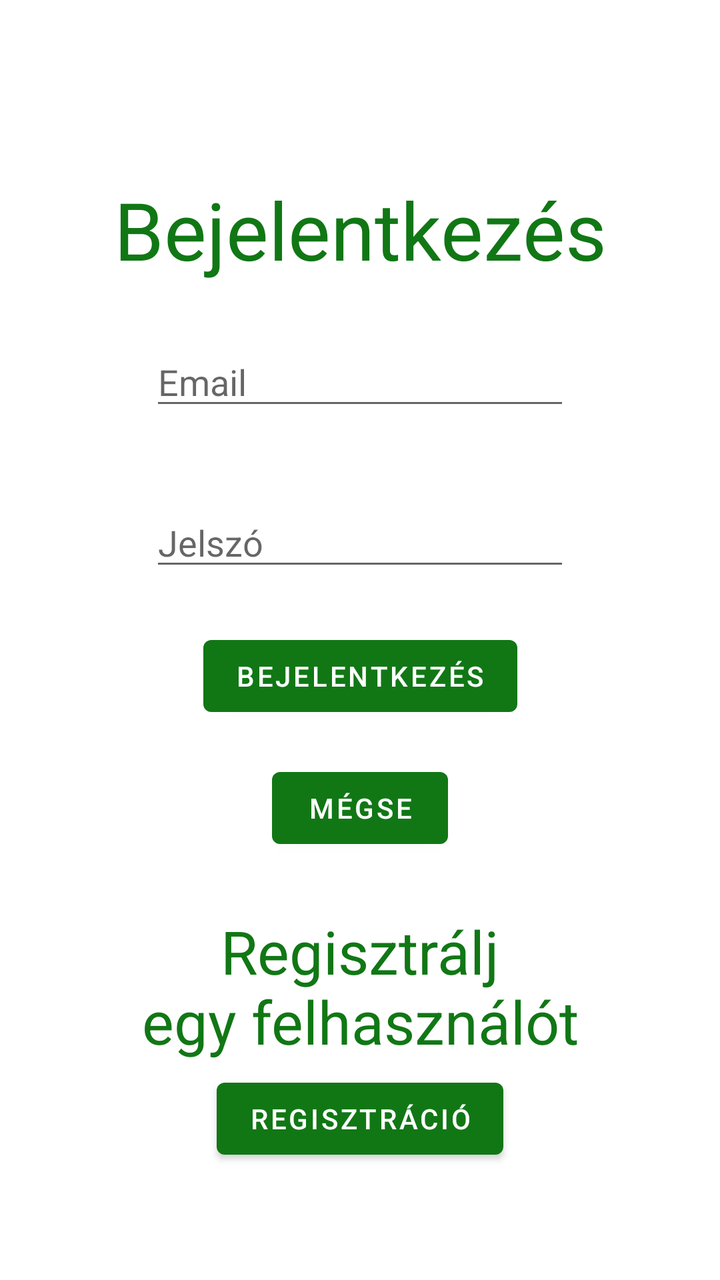
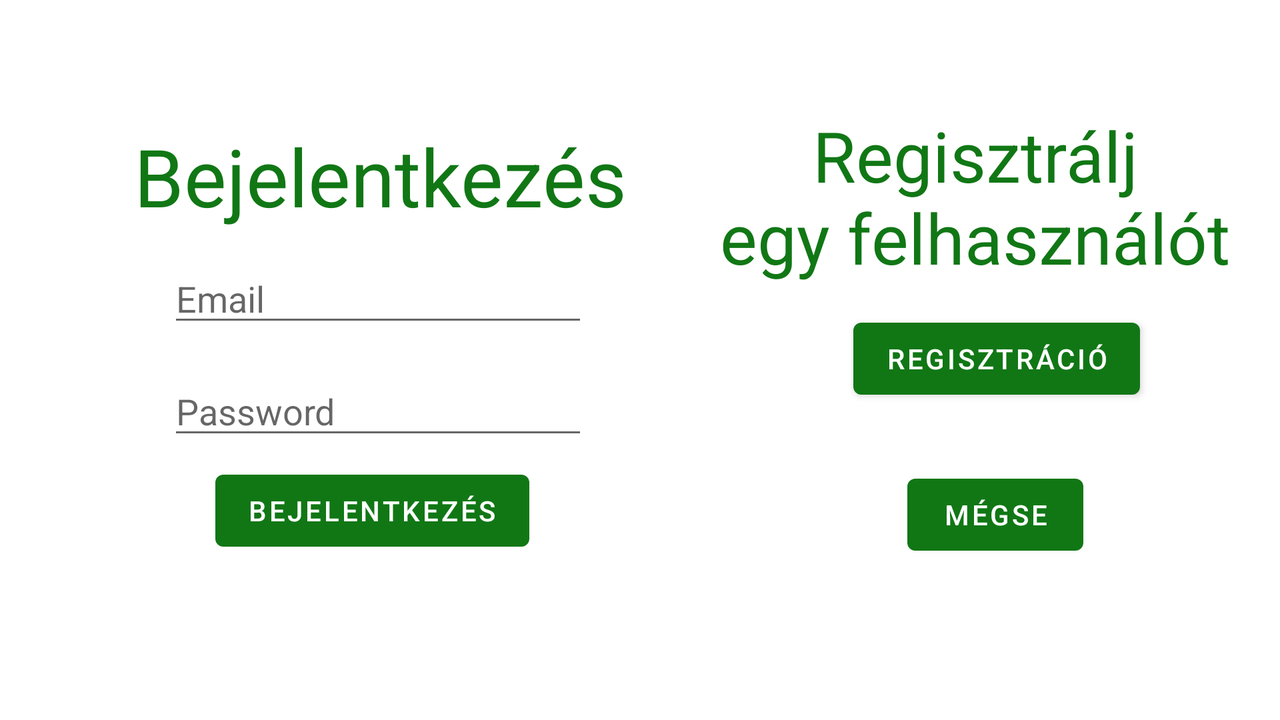

Two renders of one Android screen. The first uses the default layout on a phone; the second uses the alternative layout the repository ships for a different screen configuration, on a matching device. The two XML files are below.
<!-- AndroidManifest.xml: application theme Theme.GardenMania -->
<!-- res/layout/activity_login.xml -->
<?xml version="1.0" encoding="utf-8"?>
<androidx.constraintlayout.widget.ConstraintLayout xmlns:android="http://schemas.android.com/apk/res/android"
    xmlns:app="http://schemas.android.com/apk/res-auto"
    xmlns:tools="http://schemas.android.com/tools"
    android:layout_width="match_parent"
    android:layout_height="match_parent"
    tools:context=".LoginActivity">

    <TextView
        android:id="@+id/loginView"
        android:layout_width="wrap_content"
        android:layout_height="wrap_content"
        android:text="@string/login"
        android:textColor="@color/green"
        android:textSize="40dp"
        app:layout_constraintBottom_toBottomOf="parent"
        app:layout_constraintEnd_toEndOf="parent"
        app:layout_constraintHorizontal_bias="0.5"
        app:layout_constraintStart_toStartOf="parent"
        app:layout_constraintTop_toTopOf="parent"
        app:layout_constraintVertical_bias="0.15" />

    <EditText
        android:id="@+id/emailLogin"
        android:layout_width="wrap_content"
        android:layout_height="wrap_content"
        android:ems="10"
        android:hint="@string/email"
        android:inputType="textEmailAddress"
        app:layout_constraintBottom_toBottomOf="parent"
        app:layout_constraintEnd_toEndOf="parent"
        app:layout_constraintHorizontal_bias="0.5"
        app:layout_constraintStart_toStartOf="parent"
        app:layout_constraintTop_toBottomOf="@+id/loginView"
        app:layout_constraintVertical_bias="0.06" />

    <EditText
        android:id="@+id/passwordLogin"
        android:layout_width="wrap_content"
        android:layout_height="wrap_content"
        android:ems="10"
        android:hint="@string/password"
        android:inputType="textPassword"
        app:layout_constraintBottom_toBottomOf="parent"
        app:layout_constraintEnd_toEndOf="parent"
        app:layout_constraintHorizontal_bias="0.5"
        app:layout_constraintStart_toStartOf="parent"
        app:layout_constraintTop_toBottomOf="@+id/emailLogin"
        app:layout_constraintVertical_bias="0.1" />

    <Button
        android:id="@+id/loginButton"
        android:layout_width="wrap_content"
        android:layout_height="wrap_content"
        android:text="@string/login"
        android:onClick="login"
        app:layout_constraintBottom_toBottomOf="parent"
        app:layout_constraintEnd_toEndOf="parent"
        app:layout_constraintHorizontal_bias="0.5"
        app:layout_constraintStart_toStartOf="parent"
        app:layout_constraintTop_toBottomOf="@+id/passwordLogin"
        app:layout_constraintVertical_bias="0.078" />

    <Button
        android:id="@+id/backButton"
        android:layout_width="wrap_content"
        android:layout_height="wrap_content"
        android:text="@string/m_gse"
        android:onClick="back"
        app:layout_constraintBottom_toBottomOf="parent"
        app:layout_constraintEnd_toEndOf="parent"
        app:layout_constraintHorizontal_bias="0.5"
        app:layout_constraintStart_toStartOf="parent"
        app:layout_constraintTop_toBottomOf="@+id/loginButton"
        app:layout_constraintVertical_bias="0.078" />

    <TextView
        android:id="@+id/registerView"
        android:layout_width="wrap_content"
        android:layout_height="wrap_content"
        android:text="@string/register_an_account"
        android:textColor="@color/green"
        android:textSize="30dp"
        android:textAlignment="center"
        app:layout_constraintBottom_toBottomOf="parent"
        app:layout_constraintEnd_toEndOf="parent"
        app:layout_constraintHorizontal_bias="0.5"
        app:layout_constraintStart_toStartOf="parent"
        app:layout_constraintTop_toBottomOf="@+id/backButton"
        app:layout_constraintVertical_bias="0.2" />

    <Button
        android:id="@+id/registerButton"
        android:layout_width="wrap_content"
        android:layout_height="wrap_content"
        android:text="@string/register"
        android:onClick="register"
        app:layout_constraintBottom_toBottomOf="parent"
        app:layout_constraintEnd_toEndOf="parent"
        app:layout_constraintHorizontal_bias="0.5"
        app:layout_constraintStart_toStartOf="parent"
        app:layout_constraintTop_toBottomOf="@+id/registerView"
        app:layout_constraintVertical_bias="0.078" />
</androidx.constraintlayout.widget.ConstraintLayout>
<!-- resources referenced by this layout -->
<resources>
  <color name="green">#117715</color>
  <string name="email">Email</string>
  <string name="login">Bejelentkezés</string>
  <string name="m_gse">Mégse</string>
  <string name="password">Jelszó</string>
  <string name="register">Regisztráció</string>
  <string name="register_an_account">Regisztrálj\negy felhasználót</string>
  <style name="Theme.GardenMania" parent="Theme.MaterialComponents.Light.DarkActionBar">
          
          <item name="colorPrimary">@color/green</item>
          <item name="colorPrimaryVariant">@color/green</item>
          <item name="colorOnPrimary">@color/white</item>
          
          <item name="colorSecondary">@color/teal_200</item>
          <item name="colorSecondaryVariant">@color/teal_700</item>
          <item name="colorOnSecondary">@color/black</item>
          
          <item name="android:statusBarColor" tools:targetApi="l">?attr/colorPrimaryVariant</item>
          
      </style>
  <color name="white">#FFFFFFFF</color>
  <color name="teal_200">#FF03DAC5</color>
  <color name="teal_700">#FF018786</color>
  <color name="black">#FF000000</color>
</resources>
<!-- res/layout-land/activity_login.xml (the repository's variant of the layout above) -->
<!-- drawn on the phone turned sideways -->
<?xml version="1.0" encoding="utf-8"?>
<androidx.constraintlayout.widget.ConstraintLayout xmlns:android="http://schemas.android.com/apk/res/android"
    xmlns:app="http://schemas.android.com/apk/res-auto"
    xmlns:tools="http://schemas.android.com/tools"
    android:layout_width="match_parent"
    android:layout_height="match_parent"
    android:orientation="vertical"
    tools:context=".LoginActivity">

    <TextView
        android:id="@+id/loginView"
        android:layout_width="wrap_content"
        android:layout_height="wrap_content"
        android:text="@string/login"
        android:textColor="@color/green"
        android:textSize="40dp"
        app:layout_constraintBottom_toBottomOf="parent"
        app:layout_constraintEnd_toEndOf="parent"
        app:layout_constraintStart_toStartOf="parent"
        app:layout_constraintTop_toTopOf="parent"
        app:layout_constraintHorizontal_bias="0.17"
        app:layout_constraintVertical_bias="0.2"/>


    <EditText
        android:id="@+id/emailLogin"
        android:layout_width="wrap_content"
        android:layout_height="wrap_content"
        android:ems="10"
        android:hint="@string/email"
        android:inputType="textEmailAddress"
        app:layout_constraintBottom_toBottomOf="parent"
        app:layout_constraintEnd_toEndOf="parent"
        app:layout_constraintHorizontal_bias="0.1955"
        app:layout_constraintStart_toStartOf="parent"
        app:layout_constraintTop_toBottomOf="@+id/loginView"
        app:layout_constraintVertical_bias="0.06" />

    <EditText
        android:id="@+id/passwordLogin"
        android:layout_width="wrap_content"
        android:layout_height="wrap_content"
        android:ems="10"
        android:hint="Password"
        android:inputType="textPassword"
        app:layout_constraintBottom_toBottomOf="parent"
        app:layout_constraintEnd_toEndOf="parent"
        app:layout_constraintHorizontal_bias="0.1955"
        app:layout_constraintStart_toStartOf="parent"
        app:layout_constraintTop_toBottomOf="@+id/emailLogin"
        app:layout_constraintVertical_bias="0.1" />

    <Button
        android:id="@+id/loginButton"
        android:layout_width="wrap_content"
        android:layout_height="wrap_content"
        android:text="@string/login"
        android:onClick="login"
        app:layout_constraintBottom_toBottomOf="parent"
        app:layout_constraintEnd_toEndOf="parent"
        app:layout_constraintHorizontal_bias="0.223"
        app:layout_constraintStart_toStartOf="parent"
        app:layout_constraintTop_toBottomOf="@+id/passwordLogin"
        app:layout_constraintVertical_bias="0.078" />

    <Button
        android:id="@+id/backButton"
        android:layout_width="wrap_content"
        android:layout_height="wrap_content"
        android:onClick="back"
        android:text="@string/m_gse"
        app:layout_constraintBottom_toBottomOf="parent"
        app:layout_constraintEnd_toEndOf="parent"
        app:layout_constraintHorizontal_bias="0.658"
        app:layout_constraintStart_toEndOf="@+id/loginButton"
        app:layout_constraintTop_toBottomOf="@+id/registerButton"
        app:layout_constraintVertical_bias="0.275" />

    <TextView
        android:id="@+id/registerView"
        android:layout_width="wrap_content"
        android:layout_height="wrap_content"
        android:text="@string/register_an_account"
        android:textColor="@color/green"
        android:textSize="35dp"
        android:textAlignment="center"
        app:layout_constraintBottom_toBottomOf="parent"
        app:layout_constraintEnd_toEndOf="parent"
        app:layout_constraintStart_toEndOf="@+id/loginView"
        app:layout_constraintTop_toTopOf="parent"
        app:layout_constraintVertical_bias="0.2"
        app:layout_constraintHorizontal_bias="0.65"/>

    <Button
        android:id="@+id/registerButton"
        android:layout_width="wrap_content"
        android:layout_height="wrap_content"
        android:onClick="register"
        android:text="@string/register"
        app:layout_constraintBottom_toBottomOf="parent"
        app:layout_constraintEnd_toEndOf="parent"
        app:layout_constraintHorizontal_bias="0.655"
        app:layout_constraintStart_toEndOf="@+id/emailLogin"
        app:layout_constraintTop_toBottomOf="@+id/registerView"
        app:layout_constraintVertical_bias="0.078" />
</androidx.constraintlayout.widget.ConstraintLayout>
<!-- resources referenced by the variant -->
<!-- as the phone turned sideways resolves them -->
<resources>
  <color name="green">#117715</color>
  <string name="email">Email</string>
  <string name="login">Bejelentkezés</string>
  <string name="m_gse">Mégse</string>
  <string name="register">Regisztráció</string>
  <string name="register_an_account">Regisztrálj\negy felhasználót</string>
  <style name="Theme.GardenMania" parent="Theme.MaterialComponents.Light.DarkActionBar">
          
          <item name="colorPrimary">@color/green</item>
          <item name="colorPrimaryVariant">@color/green</item>
          <item name="colorOnPrimary">@color/white</item>
          
          <item name="colorSecondary">@color/teal_200</item>
          <item name="colorSecondaryVariant">@color/teal_700</item>
          <item name="colorOnSecondary">@color/black</item>
          
          <item name="android:statusBarColor" tools:targetApi="l">?attr/colorPrimaryVariant</item>
          
      </style>
  <color name="white">#FFFFFFFF</color>
  <color name="teal_200">#FF03DAC5</color>
  <color name="teal_700">#FF018786</color>
  <color name="black">#FF000000</color>
</resources>
